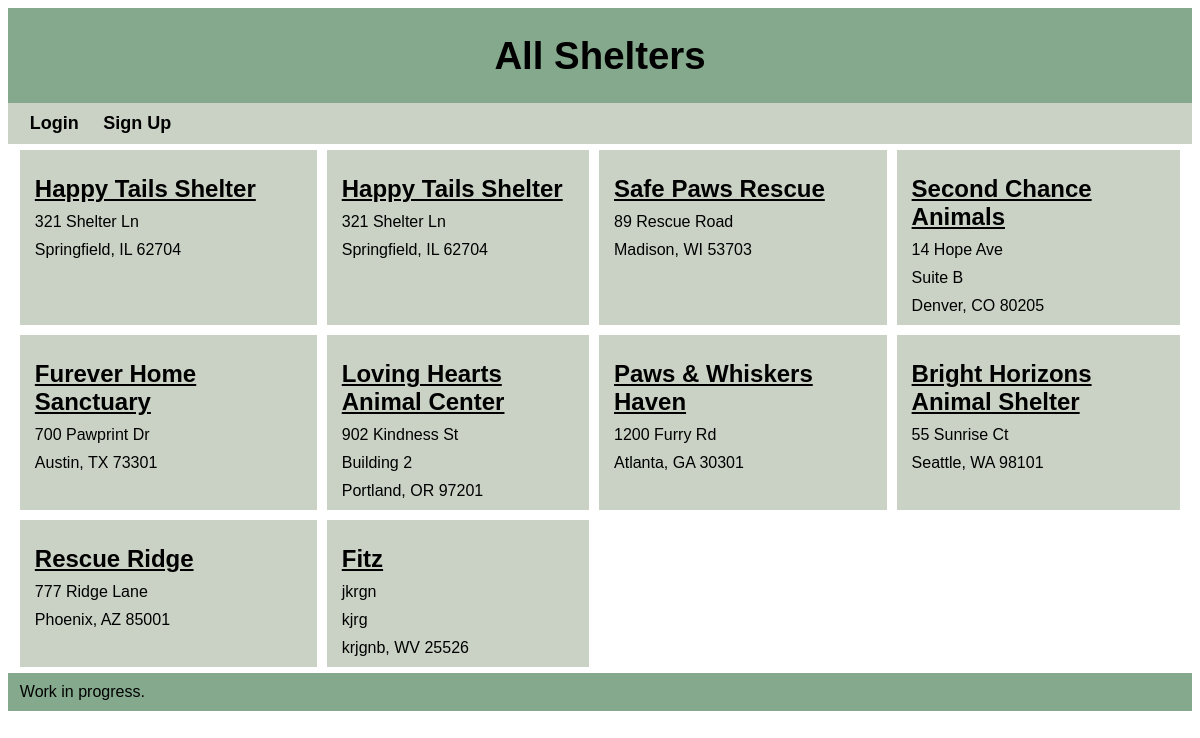
The page /index on the database as committed earlier.
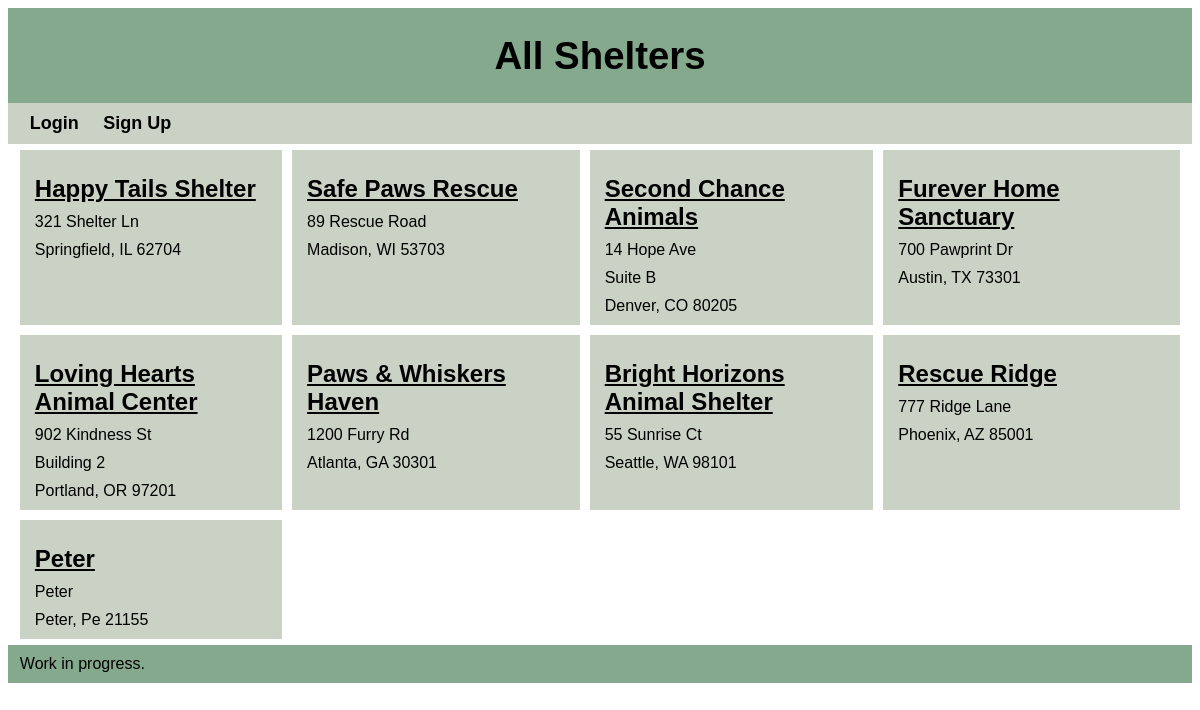
The same page on the database as committed later.
### tables this page shows
CREATE TABLE Shelter (
        shelter_id INTEGER PRIMARY KEY AUTOINCREMENT,
        name TEXT NOT NULL,
        email TEXT NOT NULL,
        phone TEXT NOT NULL,
        street1 TEXT NOT NULL,
        street2 TEXT,
        city TEXT NOT NULL,
        state TEXT NOT NULL,
        zip TEXT NOT NULL,
        account_id INTEGER,
        date_shelter_added TEXT,
        no_kill BOOLEAN NOT NULL,
        max_dogs INTEGER NOT NULL,
        max_cats INTEGER NOT NULL,
        dogs BOOLEAN NOT NULL,
        cats BOOLEAN NOT NULL,
        shelterPasscode INTEGER NOT NULL,
        FOREIGN KEY (account_id) REFERENCES Account(account_id)
    );

### app/api.py (the view)
@app.route("/")
@app.route("/index")
def index():
    conn = sqlite3.connect(DATABASE)
    conn.row_factory = sqlite3.Row
    cursor = conn.cursor()
    shelters = cursor.execute('SELECT name, shelter_id, street1, street2, city, state, zip FROM Shelter').fetchall()
    return render_template('index.html', shelters = shelters)

### app/templates/index.html (shortened to what this page needs)
<!doctype html>
<html>
<head>
    <link rel="stylesheet" type="text/css" href="{{ url_for('static', filename='style.css') }}">
</head>
<body>
    <div id="container">
        <header>
            <h1>All Shelters</h1>
        </header>
        <nav id="navbar">
            <a href = "login.html">Login</a>
            <a href="signup.html">Sign Up</a>
        </nav>
        <main>
            <div id = "grid">
            {% for shelter in shelters %}
                <a href="/home/{{ shelter['shelter_id'] }}">
                    <h2>{{ shelter['name'] }}</h2>
                    <p>{{ shelter['street1'] }}</p>
                    {% if shelter['street2'] %}
                        <p>{{ shelter['street2'] }}</p>
                    {% endif %}
                    <p>{{ shelter['city'] }}, {{ shelter['state'] }} {{ shelter['zip'] }}</p>
                </a>
            {% endfor %}
            </div>
        </main>
        <footer>Work in progress.</a></footer>
    </div>
</body>
</html>

### app/static/style.css (style rules this page uses)
header { font-size: larger; background-color: #84a98c; align-content:center; text-align: center; font-family: 'Franklin Gothic Medium', 'Arial Narrow', Arial, sans-serif; }
nav { background-color: #cad2c5; padding: 10px 1%; font-family: Arial, Helvetica, sans-serif; }
nav a { font-weight: bold; font-size: large; text-decoration: none; padding: 10px; color: black; }
#grid p { padding: 5px 0; margin: 0; }
#grid h2 { text-decoration: underline; margin-bottom: 5px; }
main { padding: 0.5% 1%; font-family: Arial, Helvetica, sans-serif; }
#grid { display:grid; grid-template-columns: auto auto auto auto; gap: 10px; }
#grid a { color: black; text-decoration:none; background-color: #cad2c5; padding: 5px 15px; }
footer { background-color: #84a98c; padding: 10px 1%; font-family: 'Franklin Gothic Medium', 'Arial Narrow', Arial, sans-serif; }

Rows that differ between the two databases and show on the page:
removed Shelter: name "Happy Tails Shelter", street1 "321 Shelter Ln", city "Springfield", state "IL", zip "62704"
removed Shelter: name "Fitz", street1 "jkrgn", street2 "kjrg", city "krjgnb", state "WV", zip "25526"
added Shelter: name "Peter", street1 "Peter", city "Peter", state "Pe", zip "21155"
